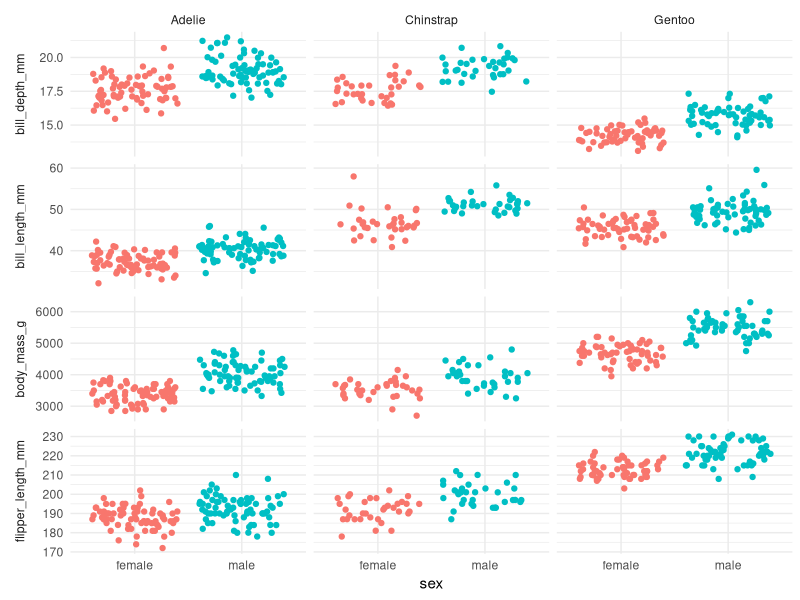
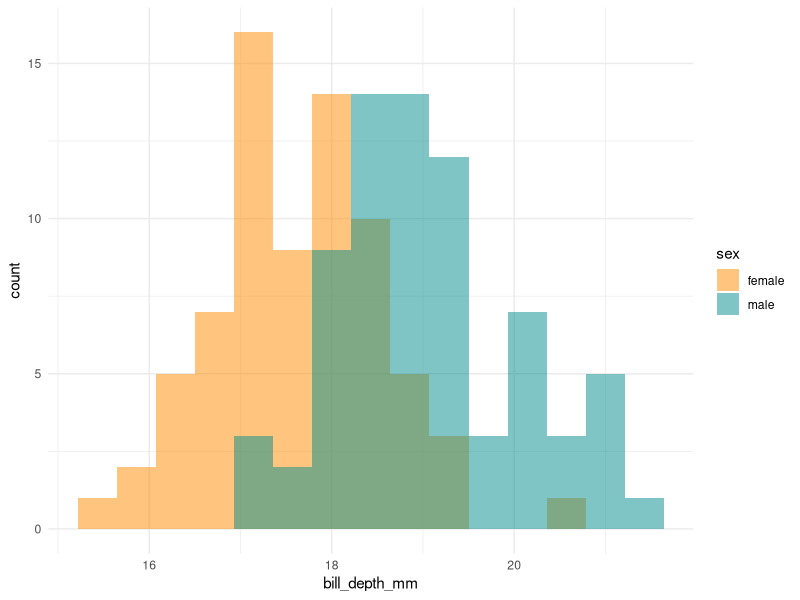
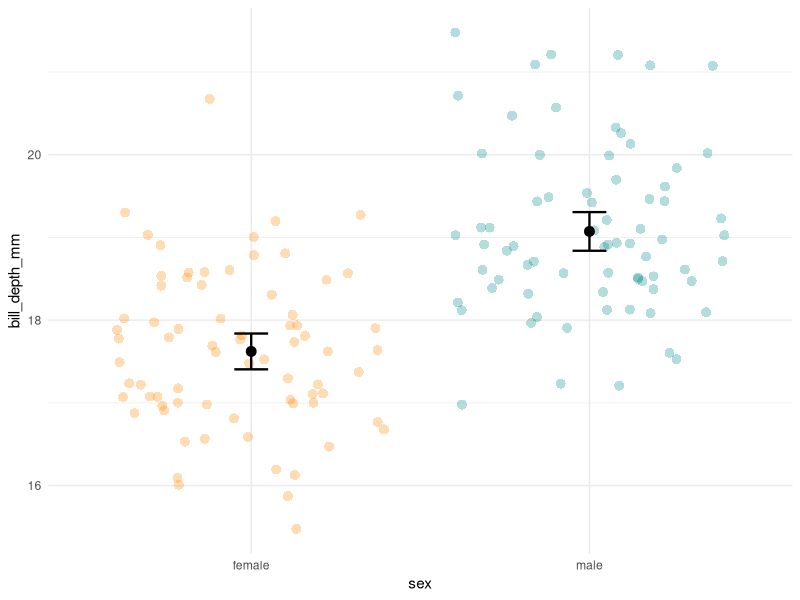
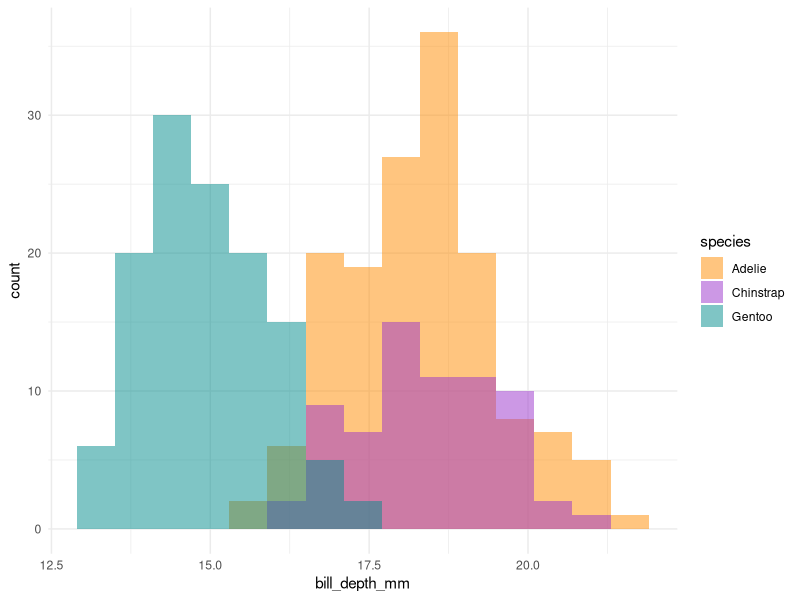
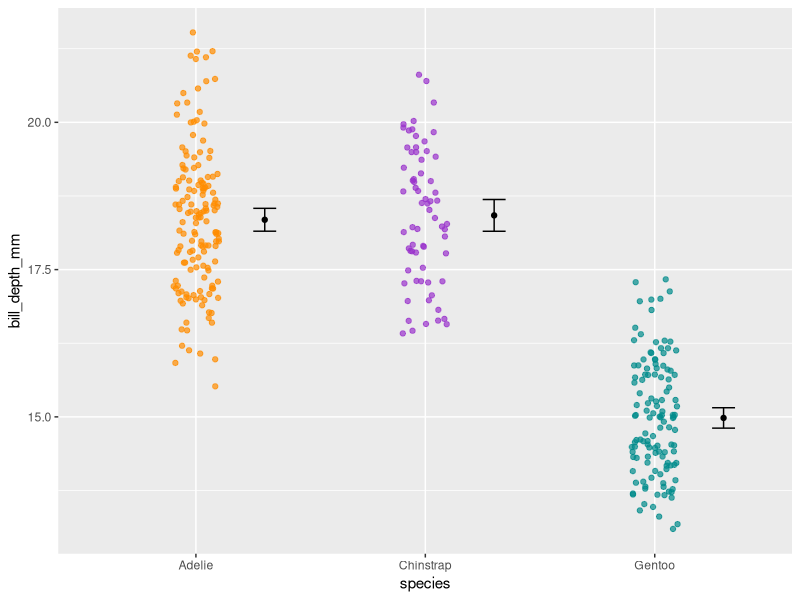

Write the R code that produced these figures, in order. (Note: this script raises an error after producing the figures.)



# Install packages --------------------------------------------------------

#install.packages("palmerpenguins")

library(tidyverse)                # Load tidyverse package

library(palmerpenguins)           # Load palmerpenguins package


# Display data  -----------------------------------------------------------


data("penguins")      # Displays data in environment

head(penguins)

str(penguins)


penguins %>% 
  select(
    species,
    sex,
    bill_length_mm, 
    bill_depth_mm, 
    flipper_length_mm, 
    body_mass_g
  ) %>% 
  pivot_longer(
    col = where(is.numeric),
    names_to = "variable", 
    values_to = "value"
  ) %>% 
  filter(complete.cases(.)) %>% 
  ggplot(mapping = aes(x = sex, y = value)) +
  geom_jitter(aes(color = sex)) +
  facet_grid(variable ~ species, scales = "free_y", switch = "y") +
  labs(y = NULL) +
  guides(color = "none") +
  theme_minimal() +
  theme(strip.placement = "outside")

# Adelie pinguins bill depth

adelie_bill_depth <-
  penguins %>% 
  filter(species == "Adelie") %>% 
  select(sex, bill_depth_mm) %>% 
  filter(complete.cases(.)) %>% 
  print()

# bill depth distribution in each sex

adelie_bill_depth %>% 
  ggplot(aes(x = bill_depth_mm)) +
  geom_histogram(
    aes(fill = sex), 
    bins = 15, 
    alpha = 0.5, 
    position = "identity"
  ) +
  scale_fill_manual(values = c("darkorange","cyan4")) +
  theme_minimal()

# confidence interval

adelie_bill_depth_summary <-
  adelie_bill_depth %>% 
  group_by(sex) %>% 
  summarize(
    n = n(),
    mean = mean(bill_depth_mm),
    sd = sd(bill_depth_mm),
    sem = sd/sqrt(n),
    upper = mean + 1.96 * sem,
    lower = mean - 1.96 * sem
  ) %>% 
  print()

# plot with the confidnece intervall

adelie_bill_depth %>% 
  ggplot(aes(x = sex, y = bill_depth_mm)) +
  geom_jitter(aes(color = sex), 
              shape = 16, size = 3, 
              alpha = 0.3, width = 0.4) +
  geom_errorbar(aes(y = mean, ymax = upper, ymin = lower), 
                data = adelie_bill_depth_summary, 
                width = .1, size = .8) +
  geom_point(aes(y = mean), 
             data = adelie_bill_depth_summary, 
             size = 3) +
  scale_color_manual(values = c("darkorange","cyan4")) +
  theme_minimal() +
  guides(color = "none")

# t test

t.test(formula = bill_depth_mm ~ sex, data = adelie_bill_depth)

penguins %>% 
  ggplot(aes(x = bill_depth_mm)) +
  geom_histogram(
    aes(fill = species), 
    bins = 15, 
    alpha = 0.5, 
    position = "identity",
    na.rm = TRUE
  ) +
  scale_fill_manual(values = c("darkorange", "darkorchid", "cyan4")) +
  theme_minimal()


bill_depth_means <-
  penguins %>% 
  filter(!is.na(bill_depth_mm)) %>%      # remove missing values
  group_by(species) %>% 
  summarize(
    mean = mean(bill_depth_mm),
    sd = sd(bill_depth_mm),
    n = n(),
    sem = sd / sqrt(n),
    upper = mean + 1.96 * sem,
    lower = mean - 1.96 * sem
  ) %>% 
  print()

ggplot(data = penguins, aes(x = species, y = bill_depth_mm)) +
  geom_jitter(aes(color = species),
              width = 0.1,
              alpha = 0.7,
              show.legend = FALSE,
              na.rm = TRUE) +
  geom_errorbar(aes(y = mean, ymin = lower, ymax = upper), 
                data = bill_depth_means,
                width = .1, position = position_nudge(.3)) +
  geom_point(aes(y = mean), data = bill_depth_means,
             position = position_nudge(.3)) +
  scale_color_manual(values = c("darkorange","darkorchid","cyan4"))


aov_bill_depth_species <-
  aov(bill_depth_mm ~ species, data = penguins)
aov_bill_depth_species

summary(aov_bill_depth_species)


+
  facet_wrap(~crabType)




